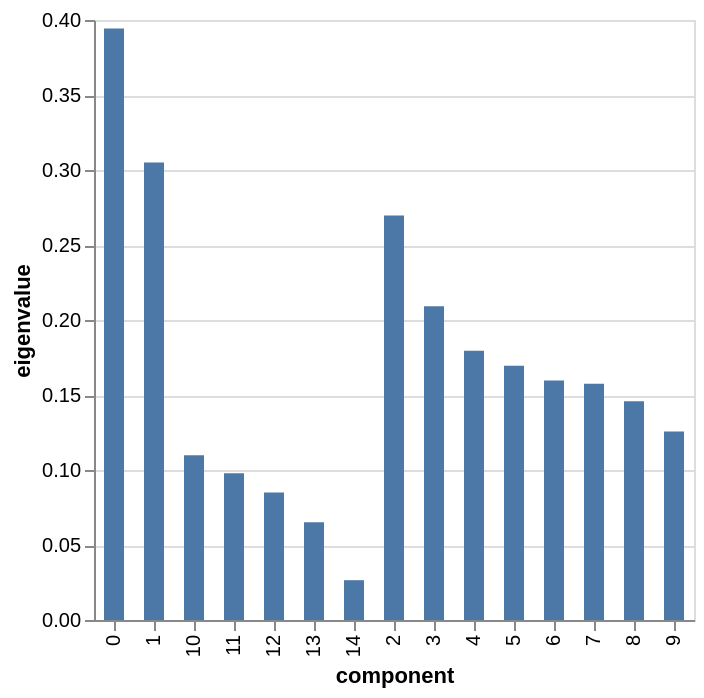

The notebook cell this image was saved under:
### Code cell
# %load solutions/pred/mca.py
mca = prince.MCA(
    n_components=15,
    n_iter=20,
    copy=True,
    check_input=True,
    engine='sklearn',
    random_state=42
)
mca = mca.fit(titanic_thresh)

display(mca.eigenvalues_summary)
mca.scree_plot()

### Figure 1 — Vega-Lite specification as saved in the notebook (floating-point values rounded to 4 significant figures)
{"config": {"view": {"continuousWidth": 300, "continuousHeight": 300}}, "data": {"name": "data-b3e7dbea391abbfeeb5dfa40cdbfbac2"}, "mark": {"type": "bar", "size": 10}, "encoding": {"tooltip": [{"field": "component", "type": "nominal"}, {"field": "eigenvalue", "type": "quantitative"}, {"field": "% of variance", "type": "quantitative"}, {"field": "% of variance (cumulative)", "type": "quantitative"}], "x": {"field": "component", "type": "nominal"}, "y": {"field": "eigenvalue", "type": "quantitative"}}, "$schema": "https://vega.github.io/schema/vega-lite/v5.20.1.json", "datasets": {"data-b3e7dbea391abbfeeb5dfa40cdbfbac2": [{"component": "0", "eigenvalue": 0.3943, "% of variance": 15.77, "% of variance (cumulative)": 15.77}, {"component": "1", "eigenvalue": 0.3051, "% of variance": 12.2, "% of variance (cumulative)": 27.98}, {"component": "2", "eigenvalue": 0.2696, "% of variance": 10.79, "% of variance (cumulative)": 38.76}, {"component": "3", "eigenvalue": 0.2092, "% of variance": 8.367, "% of variance (cumulative)": 47.13}, {"component": "4", "eigenvalue": 0.1795, "% of variance": 7.181, "% of variance (cumulative)": 54.31}, {"component": "5", "eigenvalue": 0.1694, "% of variance": 6.778, "% of variance (cumulative)": 61.09}, {"component": "6", "eigenvalue": 0.1597, "% of variance": 6.389, "% of variance (cumulative)": 67.48}, {"component": "7", "eigenvalue": 0.1574, "% of variance": 6.297, "% of variance (cumulative)": 73.78}, {"component": "8", "eigenvalue": 0.1458, "% of variance": 5.83, "% of variance (cumulative)": 79.61}, {"component": "9", "eigenvalue": 0.1256, "% of variance": 5.024, "% of variance (cumulative)": 84.63}, {"component": "10", "eigenvalue": 0.1098, "% of variance": 4.393, "% of variance (cumulative)": 89.02}, {"component": "11", "eigenvalue": 0.09786, "% of variance": 3.915, "% of variance (cumulative)": 92.94}, {"component": "12", "eigenvalue": 0.08496, "% of variance": 3.398, "% of variance (cumulative)": 96.33}, {"component": "13", "eigenvalue": 0.06509, "% of variance": 2.604, "% of variance (cumulative)": 98.94}, {"component": "14", "eigenvalue": 0.02655, "% of variance": 1.062, "% of variance (cumulative)": 100.0}]}}
